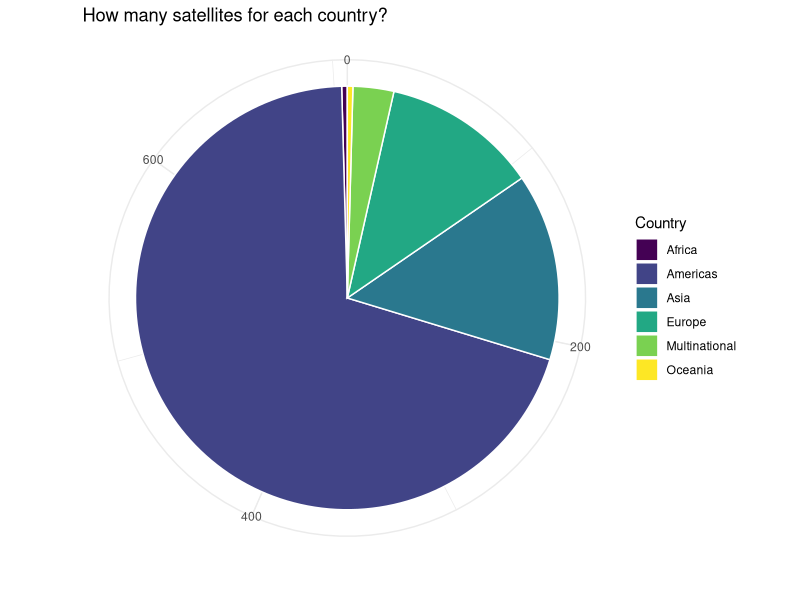
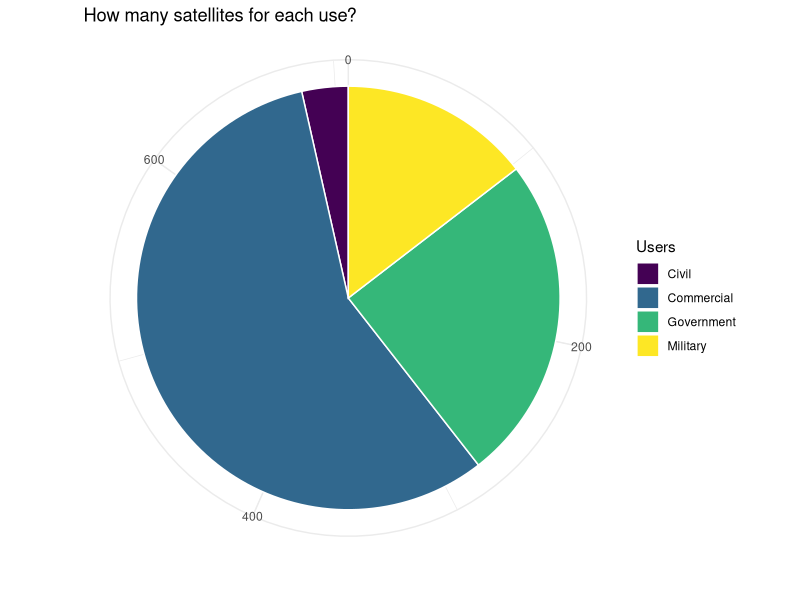
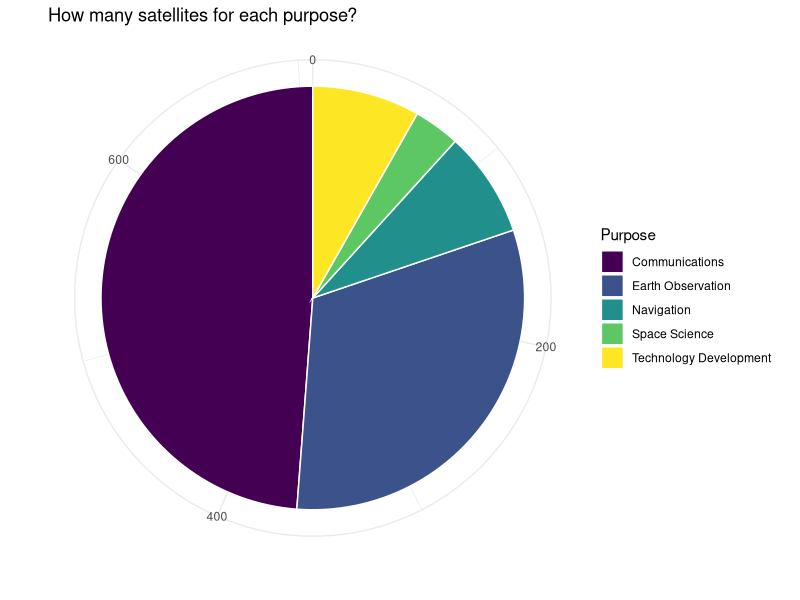
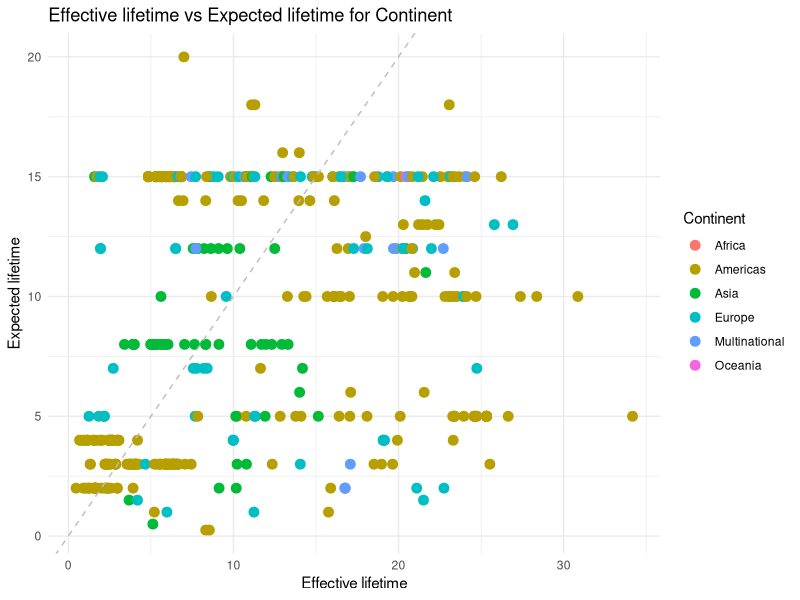
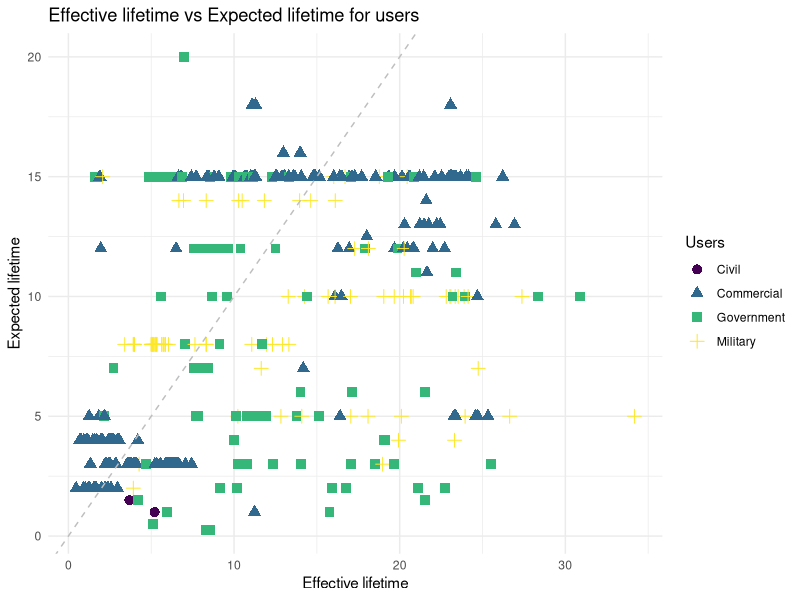
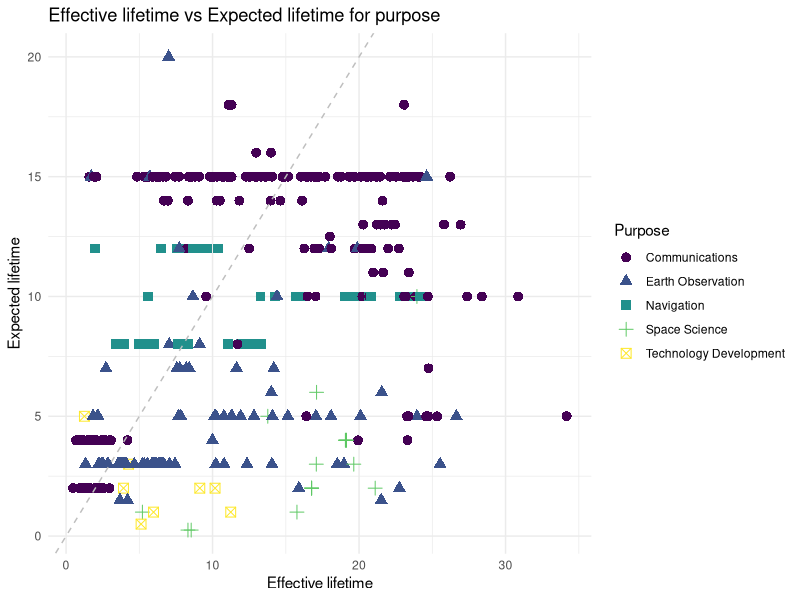
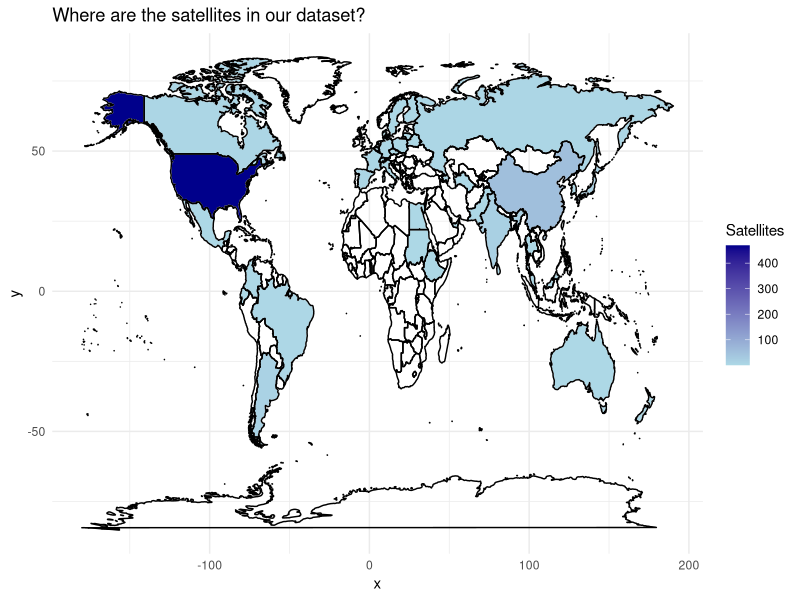

Source code (R) for these figures, in order:
library(readxl)
data <- read_excel("../Dataset/JoinDatasets.xlsx", col_names = TRUE)

#install.packages("png")
library(png)

# Install required package for generating plot
#install.packages("ggplot2")
library(ggplot2)

##### Grafico a torta per numero di satelliti in ogni paese 

Stati <- unique(data$Continent)

Occorrenze <- table(data$Continent)
df <- as.data.frame(Occorrenze)

ggplot(df, aes(x = "", y = Occorrenze, fill = Var1)) +
  geom_bar(stat = "identity", width = 1, color = "white") +
  coord_polar("y") +
  theme_minimal() +
  scale_fill_viridis_d()+
  labs(title = "How many satellites for each country?", fill = "Country", x = "", y = " ")


##### Grafico a torta per users
Occorrenze <- table(data$Users)
df <- as.data.frame(Occorrenze)

ggplot(df, aes(x = "", y = Occorrenze, fill = Var1)) +
  geom_bar(stat = "identity", width = 1, color = "white") +
  coord_polar("y") +
  theme_minimal() +
  scale_fill_viridis_d()+
  labs(title = "How many satellites for each use?", fill = 'Users', x = "", y = " ")

##### Grafico a torta per Purpose

Occorrenze <- table(data$Purpose)
df <- as.data.frame(Occorrenze)

ggplot(df, aes(x = "", y = Occorrenze, fill = Var1)) +
  geom_bar(stat = "identity", width = 1, color = "white") +
  coord_polar("y") +
  theme_minimal() +
  scale_fill_viridis_d()+
  labs(title = "How many satellites for each purpose?", fill = 'Purpose', x = "", y = " ")



############ Expected Life vs Effective life for Continent
id <- which(is.na(data$`Expected Lifetime`))
x1 <- data$`Effective Lifetime`[-id]
y1 <- data$`Expected Lifetime`[-id]
Paesi <- data$Continent[-id]

df <- data.frame(x1,y1,Paesi)

# Crea lo scatterplot
ggplot(df, aes(x = x1, y = y1, color = Paesi)) +
  geom_point(size = 3) +
  geom_abline(intercept = 0, slope = 1, linetype = "dashed", color = "gray") +
  #scale_colour_viridis_d()+
  theme_minimal()+
  labs(title = "Effective lifetime vs Expected lifetime for Continent",
       x = "Effective lifetime",
       y = "Expected lifetime",
       color = "Continent") 


############ Expected Life vs Effective life for Users
id <- which(is.na(data$`Expected Lifetime`))
x1 <- data$`Effective Lifetime`[-id]
y1 <- data$`Expected Lifetime`[-id]
Paesi <- data$Continent[-id]
Users <- data$Users[-id]

df <- data.frame(x1,y1,Users)


# Crea lo scatterplot
ggplot(df, aes(x = x1, y = y1, shape = Users, color = Users)) +
  geom_point(size = 3) +
  geom_abline(intercept = 0, slope = 1, linetype = "dashed", color = "gray") +
  scale_colour_viridis_d()+
  theme_minimal()+
  labs(title = "Effective lifetime vs Expected lifetime for users",
       x = "Effective lifetime",
       y = "Expected lifetime") 


############ Expected Life vs Effective life for Purpose
id <- which(is.na(data$`Expected Lifetime`))
x1 <- data$`Effective Lifetime`[-id]
y1 <- data$`Expected Lifetime`[-id]
Paesi <- data$Continent[-id]
Purpose <- data$Purpose[-id]

df <- data.frame(x1,y1,Purpose)


# Crea lo scatterplot
ggplot(df, aes(x = x1, y = y1, shape = Purpose, color = Purpose)) +
  geom_point(size = 3) +
  geom_abline(intercept = 0, slope = 1, linetype = "dashed", color = "gray") +
  scale_colour_viridis_d()+
  theme_minimal()+
  labs(title = "Effective lifetime vs Expected lifetime for purpose",
       x = "Effective lifetime",
       y = "Expected lifetime") 


###### per salvare immagine

# Save plot as PNG image
png(filename = "GraficoEsempio.png",
    width = 800,
    height = 600,
    units = "px",
    pointsize = 12,
    bg = "white")
print(plot)
dev.off()


######################## satelliti con cartina mondo

Occorrenze <- table(data$Country)

df <- as.data.frame(Occorrenze)

# Unisci i dati geografici con le occorrenze
world_map <- map_data("world")
merged_data <- merge(world_map, df, by.x = "region", by.y = "Var1", all.x = TRUE)
merged_data <- merged_data[,c(1:5,7)]



# Crea il ggplot con geo_map
ggplot() +
  geom_map(data = df, map = world_map, aes(map_id = Var1, fill = Freq),
           color = "white", size = 0.5) +
  geom_map(data = world_map, map = world_map, aes(map_id = region),
           color = "black", size = 0.5, fill = NA) +
  expand_limits(x = world_map$long, y = world_map$lat) +
  scale_fill_gradient(low = "lightblue", high = "darkblue", name = "Satellites") +
  theme_minimal() +
  labs(title = "Where are the satellites in our dataset?")










